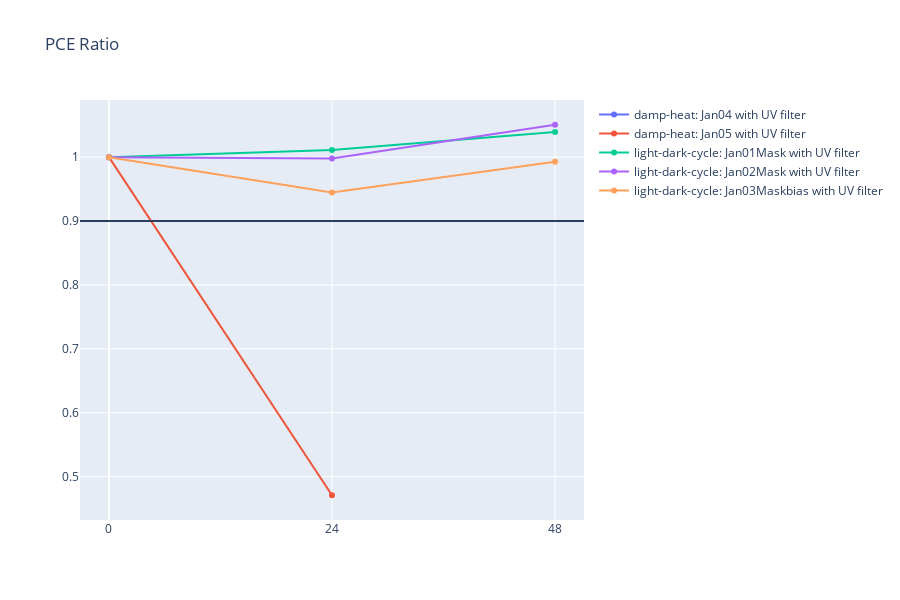

Source (notebook cell):
### Markdown cell above
## Draw overall PCE ratio chart

### Code cell
mf.draw_cell_PCE_overview_ratio(data)

### Figure 1 — Plotly figure (JSON) as saved in the notebook; plotly's stock layout.template omitted (floating-point values rounded to 4 significant figures)
{"data": [{"connectgaps": true, "line": {"shape": "linear"}, "mode": "lines+markers", "name": "damp-heat: Jan04 with UV filter", "type": "scatter", "x": [0, 24, 48], "y": [1, null, null]}, {"connectgaps": true, "line": {"shape": "linear"}, "mode": "lines+markers", "name": "damp-heat: Jan05 with UV filter", "type": "scatter", "x": [0, 24, 48], "y": [1, 0.4708, null]}, {"connectgaps": true, "line": {"shape": "linear"}, "mode": "lines+markers", "name": "light-dark-cycle: Jan01Mask with UV filter", "type": "scatter", "x": [0, 24, 48], "y": [1, 1.011, 1.04]}, {"connectgaps": true, "line": {"shape": "linear"}, "mode": "lines+markers", "name": "light-dark-cycle: Jan02Mask with UV filter", "type": "scatter", "x": [0, 24, 48], "y": [1, 0.9979, 1.051]}, {"connectgaps": true, "line": {"shape": "linear"}, "mode": "lines+markers", "name": "light-dark-cycle: Jan03Maskbias with UV filter", "type": "scatter", "x": [0, 24, 48], "y": [1, 0.9446, 0.9927]}], "layout": {"height": 600, "shapes": [{"type": "line", "x0": 0, "x1": 1, "xref": "x domain", "y0": 0.9, "y1": 0.9, "yref": "y"}], "title": {"text": "PCE Ratio"}, "xaxis": {"tickmode": "array", "tickvals": [0, 24, 48]}}}
